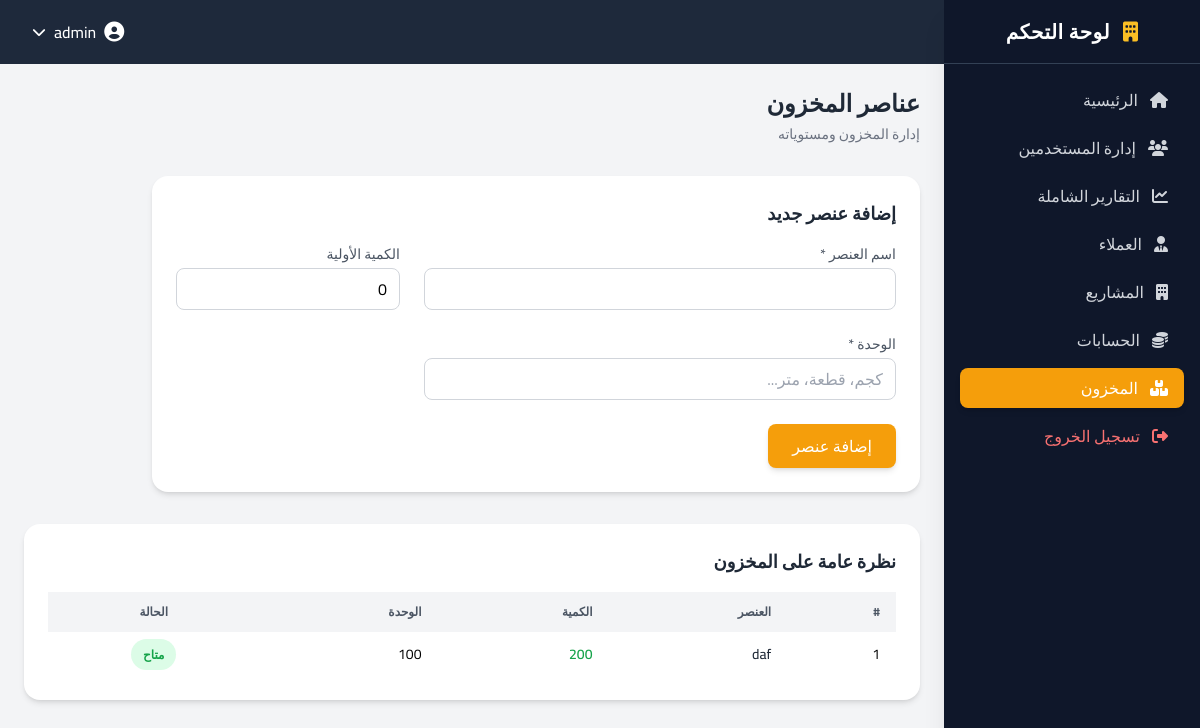
The app's page /modules/inventory/items.php (signed in) with its own data.
### tables this page shows
CREATE TABLE `inventory_items` (
  `id` int NOT NULL,
  `item_name` varchar(150) NOT NULL,
  `quantity` int DEFAULT '0',
  `unit` varchar(50) DEFAULT NULL,
  `created_at` timestamp NULL DEFAULT CURRENT_TIMESTAMP
);

### modules/inventory/items.php (the view, shortened to what this page needs)
<?php
require_once '../../config/database.php';
$items_stmt = $conn->prepare("
    SELECT id, item_name, quantity, unit
    FROM inventory_items
    ORDER BY id DESC
");
$items_stmt->execute();
$items = $items_stmt->get_result();
include '../../includes/header.php';
include '../../includes/sidebar.php';
?>
<div class="lg:mr-64 p-6 min-h-screen bg-gray-100">
    <div class="mb-8">
        <h1 class="text-2xl font-semibold text-gray-800">
            عناصر المخزون
        </h1>
        <p class="text-gray-500 text-sm mt-1">
            إدارة المخزون ومستوياته
        </p>
    </div>
    <div class="bg-white rounded-2xl shadow-md p-6 mb-8 max-w-3xl">
        <h3 class="text-lg font-semibold text-gray-800 mb-4">
            إضافة عنصر جديد
        </h3>
        <form method="POST" class="grid grid-cols-1 md:grid-cols-3 gap-6">
            <div class="md:col-span-2">
                <label class="block text-sm font-medium text-gray-600 mb-1">
                    اسم العنصر *
                </label>
                <input type="text"
                       name="item_name"
                       required
                       class="w-full border border-gray-300 rounded-lg px-3 py-2 focus:ring-2 focus:ring-amber-500 focus:border-amber-500 outline-none transition">
            </div>
            <div>
                <label class="block text-sm font-medium text-gray-600 mb-1">
                    الكمية الأولية
                </label>
                <input type="number"
                       name="quantity"
                       min="0"
                       value="0"
                       class="w-full border border-gray-300 rounded-lg px-3 py-2 focus:ring-2 focus:ring-amber-500 focus:border-amber-500 outline-none transition">
            </div>
            <div class="md:col-span-2">
                <label class="block text-sm font-medium text-gray-600 mb-1">
                    الوحدة *
                </label>
                <input type="text"
                       name="unit"
                       placeholder="كجم، قطعة، متر..."
                       required
                       class="w-full border border-gray-300 rounded-lg px-3 py-2 focus:ring-2 focus:ring-amber-500 focus:border-amber-500 outline-none transition">
            </div>
            <div class="md:col-span-3">
                <button type="submit"
                        class="bg-amber-500 hover:bg-amber-600 text-white font-medium px-6 py-2.5 rounded-lg shadow-md hover:shadow-lg transition duration-200">
                    إضافة عنصر
                </button>
            </div>
        </form>
    </div>
    <div class="bg-white rounded-2xl shadow-md p-6">
        <h3 class="text-lg font-semibold text-gray-800 mb-4">
            نظرة عامة على المخزون
        </h3>
        <div class="overflow-x-auto">
            <table class="w-full text-sm text-right">
                <thead>
                    <tr class="bg-gray-100 text-gray-600 uppercase text-xs">
                        <th class="px-4 py-3">#</th>
                        <th class="px-4 py-3">العنصر</th>
                        <th class="px-4 py-3">الكمية</th>
                        <th class="px-4 py-3">الوحدة</th>
                        <th class="px-4 py-3 text-center">الحالة</th>
                    </tr>
                </thead>
                <tbody class="divide-y">
                <?php if ($items->num_rows > 0): ?>
                    <?php while ($row = $items->fetch_assoc()):
                        $low_stock = $row['quantity'] < 10;
                    ?>
                        <tr class="hover:bg-gray-50 transition">
                            <td class="px-4 py-3"><?= $row['id'] ?></td>
                            <td class="px-4 py-3 font-medium text-gray-800">
                                <?= htmlspecialchars($row['item_name']) ?>
                            </td>
                            <td class="px-4 py-3 font-semibold <?= $low_stock ? 'text-red-600' : 'text-green-600' ?>">
                                <?= $row['quantity'] ?>
                            </td>
                            <td class="px-4 py-3">
                                <?= htmlspecialchars($row['unit']) ?>
                            </td>
                            <td class="px-4 py-3 text-center">
                                <?php if ($low_stock): ?>
                                    <span class="px-3 py-1 rounded-full text-xs font-semibold bg-red-100 text-red-600">
                                        مخزون منخفض
                                    </span>
                                <?php else: ?>
                                    <span class="px-3 py-1 rounded-full text-xs font-semibold bg-green-100 text-green-600">
                                        متاح
                                    </span>
                                <?php endif; ?>
                            </td>
                        </tr>
                    <?php endwhile; ?>
                <?php endif; ?>
                </tbody>
            </table>
        </div>
    </div>
</div>
<?php
include '../../includes/footer.php';
?>

### records on screen
inventory_items: id "1", item_name "daf", quantity "200", unit "100", shows "متاح"

### other values on screen
$_SESSION['username'] "admin"
$label "إدارة المستخدمين التقارير الشاملة العملاء المشاريع الحسابات المخزون"
